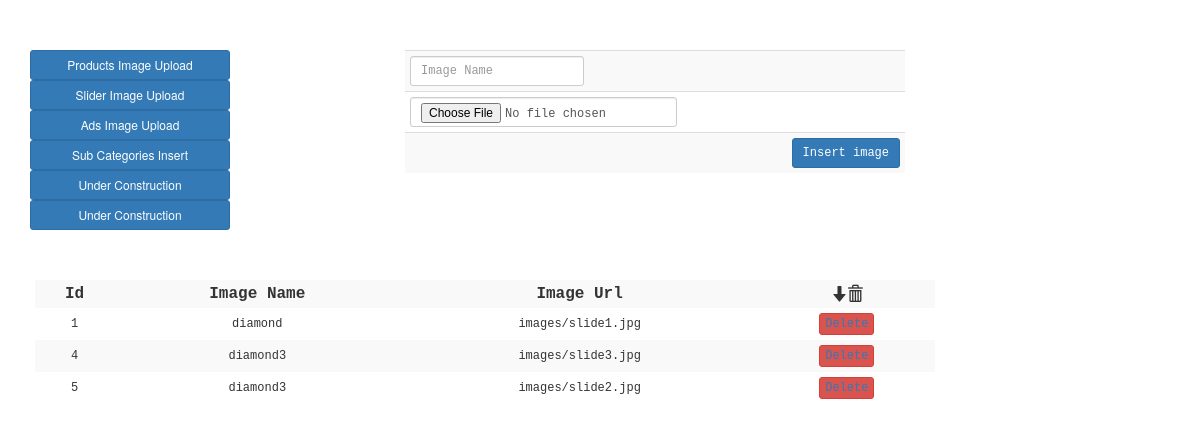
The page /admin.php?pro1 on the database its author committed.
### tables this page shows
CREATE TABLE `slider` (
  `id` int(11) NOT NULL,
  `name` varchar(555) NOT NULL,
  `image_url` varchar(555) NOT NULL
);

### includes/config.php (called while the page is built, shortened)
<?php
   class config{
	 function select($sql){
	 	include('conn.php');
		 if ($conn-> connect_error) {
				die("Database Error".$conn-> connect_error);
			}
			else {
			$res=$conn->query($sql);
			return $res;
				}
			}
}
 ?>

### admin.php (the view, shortened to what this page needs)
<html>
<head>
   <link rel="stylesheet" href="http://maxcdn.bootstrapcdn.com/bootstrap/3.3.6/css/bootstrap.min.css">
   <link rel="stylesheet" href="http://cdnjs.cloudflare.com/ajax/libs/font-awesome/4.4.0/css/font-awesome.min.css">
   <link rel="stylesheet" type="text/css" href="styles.css">
</head>
<body>
	<?php include_once('includes/config.php'); ?>
<div class="container container-fluid">
	<div class="row">
		<div class="col-md-4">
			<div class="button">
				<a href="?pro"><button class="btn btn-sm btn-primary">Products Image Upload</button></a>
				<a href="?pro1"><button class="btn btn-sm btn-primary">Slider Image Upload</button></a>
				<button class="btn btn-sm btn-primary" data-toggle="collapse" data-target="#demo">Ads Image Upload</button>
				<button class="btn btn-sm btn-primary" data-toggle="collapse" data-target="#demo">Sub Categories Insert</button>
				<button class="btn btn-sm btn-primary">Under Construction</button>
				<button class="btn btn-sm btn-primary">Under Construction</button>
			</div>
		</div>
<?php
	if (isset($_GET['pro1']))
	{?>
	<div>
			<form method="post" enctype="multipart/form-data" class="form-inline" >
		<div class"col-md-6">
				<table class="table table-striped table-hover table-condensed">
				<tbody>
				<tr><td><input  class="form-control input-sm"  type="text" name="img_name" placeholder="Image Name"/></td></tr>
				<tr><td><input  class="form-control input-sm" type="file" name="img" placeholder="Image"/></td></tr>
				<tr><td align="right"><button  type="submit" class="btn btn-sm btn-primary" name="btn_slider_img">Insert image</button></td></tr>
				</tbody>
			</table>
		</div>
		<div class="col-md-12">
			<table class="th1 table-striped table-hover table-condensed">
 				<tr><th>Id</th><th>Image Name</th><th>Image Url</th><th><span class="glyphicon glyphicon-arrow-down"></span><span class="glyphicon glyphicon-trash"></span></th></tr>
			<?php
				$sql="SELECT * FROM slider";
				$obj=new config();
				$res=$obj->select($sql);
				while($row=$res->fetch_assoc())
				{
 				echo "<tr><td>".$row['id']."</td><td>".$row['name']."</td><td>".$row['image_url']."</td>
				<td><button type='submit' class='btn btn-danger btn-xs' name='delete'><a href='?no=".$row['id']." & ?d=delete '>Delete</a></button></td></tr>";
				} ?>
				</table>
			</div>
			</form>
	</div>
<?php } ?>
  </div>
</div>
</body>
</html>

### styles.css (style rules this page uses)
table { margin-top: 50px; border-color:#3c9393; width: 500px !important; }
td { font-size: 12px; padding: 10px; font-family:monospace; }
.th1 { margin-top: 50px; border-color:#3c9393; width: 900px !important; text-align: center!important; margin-left: 5px; }
.button { margin-top: 50px; }
.button button { width: 200px; }
th { font-size: 16px; text-align: center; font-family:monospace; }

### rows shown on the page
slider: id "1", name "diamond", image_url "images/slide1.jpg"
slider: id "4", name "diamond3", image_url "images/slide3.jpg"
slider: id "5", name "diamond3", image_url "images/slide2.jpg"
